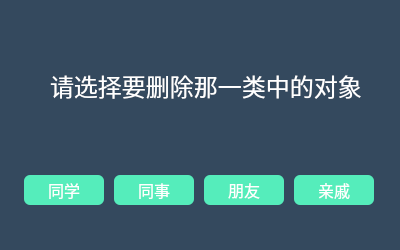
<?xml version="1.0" encoding="UTF-8"?>
<ui version="4.0">
 <class>deleteselect</class>
 <widget class="QWidget" name="deleteselect">
  <property name="geometry">
   <rect>
    <x>0</x>
    <y>0</y>
    <width>400</width>
    <height>250</height>
   </rect>
  </property>
  <property name="minimumSize">
   <size>
    <width>400</width>
    <height>250</height>
   </size>
  </property>
  <property name="maximumSize">
   <size>
    <width>400</width>
    <height>250</height>
   </size>
  </property>
  <property name="windowTitle">
   <string>删除</string>
  </property>
  <property name="styleSheet">
   <string notr="true">QPushButton{border-radius:6;color:white;background-color:rgb(85, 237, 187);}
QPushButton:pressed{border-radius:6;color:white;background-color:rgb(191, 240, 224);}
QLineEdit{border:2px solid #bdc3c7;border-radius: 6;}
QWidget#deleteselect{background-color: #34495e;}
QLabel{color:white;}</string>
  </property>
  <widget class="QLabel" name="label">
   <property name="geometry">
    <rect>
     <x>50</x>
     <y>60</y>
     <width>341</width>
     <height>51</height>
    </rect>
   </property>
   <property name="font">
    <font>
     <pointsize>18</pointsize>
    </font>
   </property>
   <property name="text">
    <string>请选择要删除那一类中的对象</string>
   </property>
  </widget>
  <widget class="QWidget" name="widget" native="true">
   <property name="geometry">
    <rect>
     <x>20</x>
     <y>160</y>
     <width>361</width>
     <height>61</height>
    </rect>
   </property>
   <layout class="QHBoxLayout" name="horizontalLayout">
    <item>
     <widget class="QPushButton" name="classmatepushButton">
      <property name="minimumSize">
       <size>
        <width>80</width>
        <height>30</height>
       </size>
      </property>
      <property name="maximumSize">
       <size>
        <width>80</width>
        <height>30</height>
       </size>
      </property>
      <property name="font">
       <font>
        <pointsize>12</pointsize>
       </font>
      </property>
      <property name="text">
       <string>同学</string>
      </property>
     </widget>
    </item>
    <item>
     <widget class="QPushButton" name="workmatepushButton">
      <property name="minimumSize">
       <size>
        <width>80</width>
        <height>30</height>
       </size>
      </property>
      <property name="maximumSize">
       <size>
        <width>80</width>
        <height>30</height>
       </size>
      </property>
      <property name="font">
       <font>
        <pointsize>12</pointsize>
       </font>
      </property>
      <property name="text">
       <string>同事</string>
      </property>
     </widget>
    </item>
    <item>
     <widget class="QPushButton" name="friendpushButton">
      <property name="minimumSize">
       <size>
        <width>80</width>
        <height>30</height>
       </size>
      </property>
      <property name="maximumSize">
       <size>
        <width>80</width>
        <height>30</height>
       </size>
      </property>
      <property name="font">
       <font>
        <pointsize>12</pointsize>
       </font>
      </property>
      <property name="text">
       <string>朋友</string>
      </property>
     </widget>
    </item>
    <item>
     <widget class="QPushButton" name="familypushButton">
      <property name="minimumSize">
       <size>
        <width>80</width>
        <height>30</height>
       </size>
      </property>
      <property name="maximumSize">
       <size>
        <width>80</width>
        <height>30</height>
       </size>
      </property>
      <property name="font">
       <font>
        <pointsize>12</pointsize>
       </font>
      </property>
      <property name="text">
       <string>亲戚</string>
      </property>
     </widget>
    </item>
   </layout>
  </widget>
 </widget>
 <resources/>
 <connections/>
</ui>
